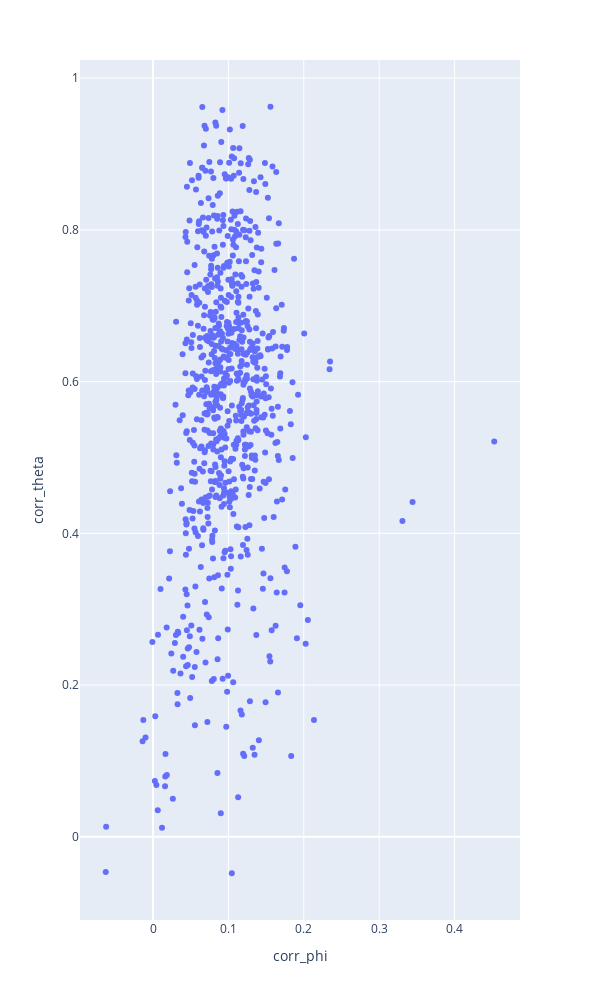

This figure's notebook cell:
### Markdown cell above
Correlate the correlations.

### Code cell
px.scatter(X, 'corr_phi', 'corr_theta', hover_data=['label_x', 'label_y'], width=600, height=1000)

### Figure 1 — Plotly figure (JSON) as saved in the notebook; plotly's stock layout.template omitted (floating-point values rounded to 4 significant figures; data arrays with more than 128 entries replaced by an {"elided": "..."} marker saying what was removed)
{"data": [{"customdata": {"elided": "780x2 str values"}, "hovertemplate": "corr_phi=%{x}<br>corr_theta=%{y}<br>label_x=%{customdata[0]}<br>label_y=%{customdata[1]}<extra></extra>", "legendgroup": "", "marker": {"color": "#636efa", "symbol": "circle"}, "mode": "markers", "name": "", "orientation": "v", "showlegend": false, "type": "scatter", "x": {"elided": "780 float values"}, "xaxis": "x", "y": {"elided": "780 float values"}, "yaxis": "y"}], "layout": {"height": 1000, "legend": {"tracegroupgap": 0}, "margin": {"t": 60}, "width": 600, "xaxis": {"anchor": "y", "autorange": true, "domain": [0, 1], "range": [-0.09682, 0.4868], "title": {"text": "corr_phi"}, "type": "linear"}, "yaxis": {"anchor": "x", "autorange": true, "domain": [0, 1], "range": [-0.1096, 1.024], "title": {"text": "corr_theta"}, "type": "linear"}}}
